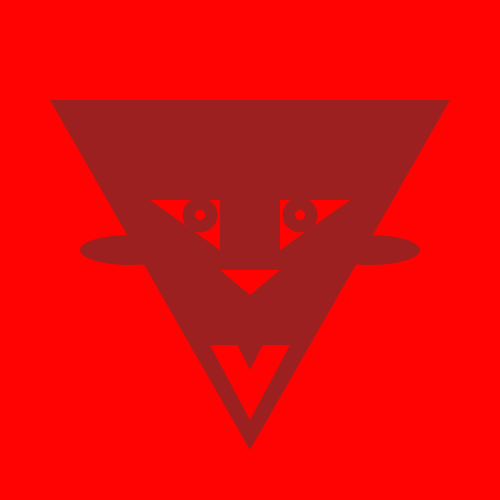
Frame 1 (no input)
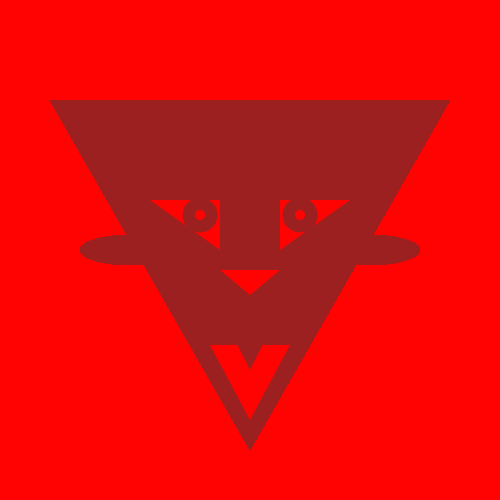
Frame 60 (the mouse pressed at the canvas centre just before this capture)
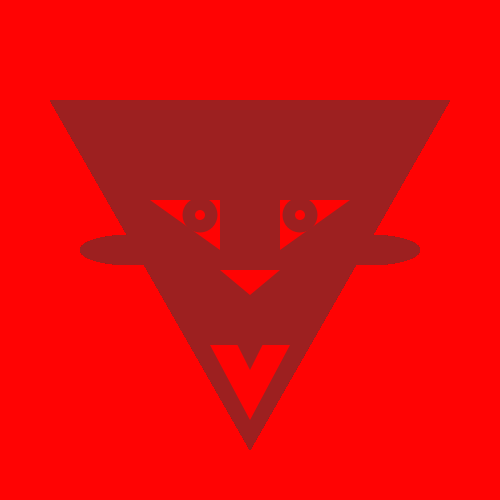
Frame 120 (the mouse held since frame 60 and released just before this capture)

The Processing sketch that drew these frames (run headless with seeded random() and noise(); from frame 60 on, the mouse is pressed at the canvas centre):

// Processing sketch: processing_84458
// ── processing_84458.pde

void setup(){
  size(500,500);
  background(#FF0303);
  smooth();
}

void draw(){
  //head
  noStroke();
  fill(#9D2020);
  triangle(width/2-200,height/2-150, width/2+200,height/2-150,  width/2,height/2+200 );
  //mouth
  fill(#FF0303);
  triangle(width/2-40,height/2+95, width/2+40,height/2+95,  width/2,height/2+170 );
  //tonge
  fill(#9D2020);
  triangle(width/2-50,height/2+20, width/2+50,height/2+20,  width/2,height/2+120 );
  //nose
  fill(#FF0303);
  triangle(width/2-30,height/2+20, width/2+30,height/2+20,  width/2,height/2+45 );
  //eyes
  fill(#FF0303);
  triangle(width/2-100,height/2-50, width/2-30,height/2-50,  width/2-30,height/2 );
  fill(#FF0303);
  triangle(width/2+100,height/2-50, width/2+30,height/2-50,  width/2+30,height/2 );
   //stroke(0);
  fill(#9D2020);
  ellipse(width/2+50,height/2-35,35,35);
  fill(#9D2020);
  ellipse(width/2-50,height/2-35,35,35);
  //eye balls
   fill(#FF0303);
  ellipse(width/2-50,height/2-35,10,10);
  ellipse(width/2+50,height/2-35,10,10);
  
  //ears
  //stroke(0);
  //arc(100, 260, 100, 80, PI+QUARTER_PI, TWO_PI);
  fill(#9D2020);
  //stroke(0);
  //bezier(120, 250,  80, 5,  80, 75,  30, 75);
  fill(#9D2020);
  ellipse(width/2+120,height/2,100,30);
  ellipse(width/2-120,height/2,100,30);
  
  //horns
  stroke(0);
  translate(width/2, height/2);
  rotate(PI/1.5);
  arc(width/2-50, height/2-500, 120, 120, PI+QUARTER_PI, TWO_PI, CHORD);
  
  //arc(width/2-50, height/2-500, 120, 120, PI+QUARTER_PI, TWO_PI, CHORD);
  
  //stroke(0);
  //arc(width/2+145, height/2+30, 100, 80, PI+QUARTER_PI, TWO_PI, CHORD);
  //cachete
  //arc(width/2-100, height/2+30, 100, 80, PI+QUARTER_PI, TWO_PI, CHORD);
  
  
  
  //triangle(width/2-50,height/2+60, width/2+50,height/2+60,width/2,height/2+150 );
  
  
}
